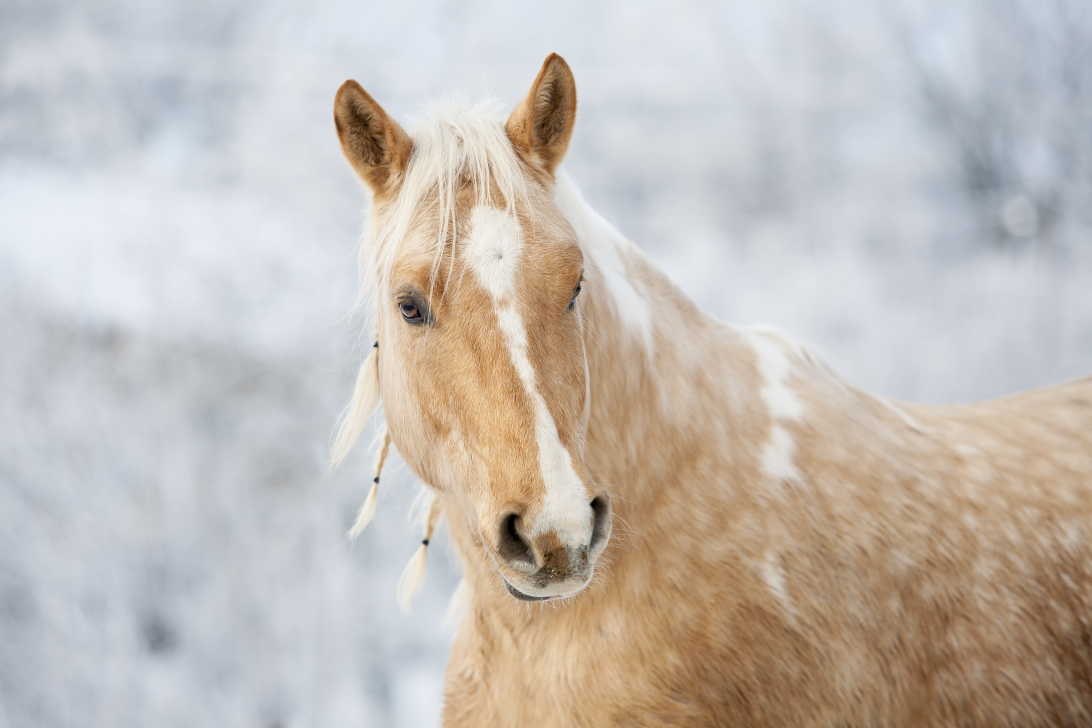
#> input picture 6/horse.jpg, 4368 x 2912 px (shown at 1/4 size)
$ jupyter execute exex1.ipynb
#> lines starting #> are read from the running program, lines starting #| are printed output that depends on the picture
[cell 1]
import cv2
import matplotlib.pyplot as plt

img = cv2.imread("horse.jpg", cv2.IMREAD_COLOR)
#> img is the input picture: shape (2912, 4368, 3); mean B, G, R 182.7, 188.9, 195.7

img_rgb = cv2.cvtColor(img, cv2.COLOR_BGR2RGB)
resized = cv2.resize(img_rgb, (300, 100))
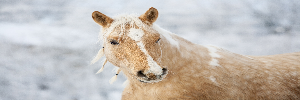
#> resized: shape (100, 300, 3); mean R, G, B 195.5, 188.7, 182.5

cv2.imwrite("new_horse.jpg", resized)

load_img = cv2.imread("new_horse.jpg", cv2.IMREAD_COLOR)
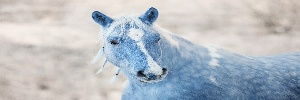
#> load_img: shape (100, 300, 3); mean B, G, R 195.3, 188.8, 182.5

plt.imshow(load_img)
plt.title("new_horse.jpg")
plt.axis("off")
plt.show()

$ run again, with 6/puppy.jpg copied over 6/horse.jpg
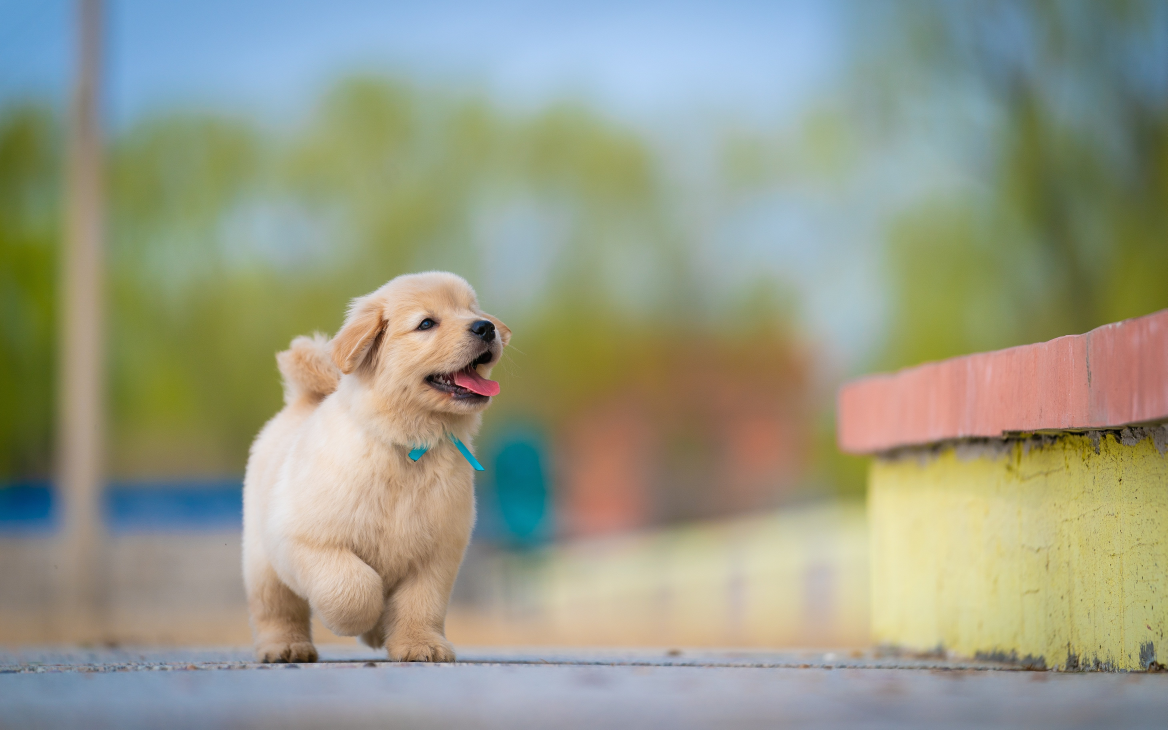
#> input picture 6/puppy.jpg, 5837 x 3648 px (shown at 1/5 size)
#> img is the input picture: shape (3648, 5837, 3); mean B, G, R 135.8, 155, 151.7
#> `resized = cv2.resize(img_rgb, (300, 100))`:
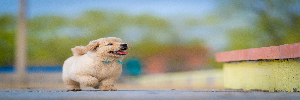
#> resized: shape (100, 300, 3); mean R, G, B 151.6, 154.9, 135.6
#> `load_img = cv2.imread("new_horse.jpg", cv2.IMREAD_COLOR)`:
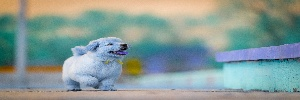
#> load_img: shape (100, 300, 3); mean B, G, R 151.5, 154.9, 135.7
